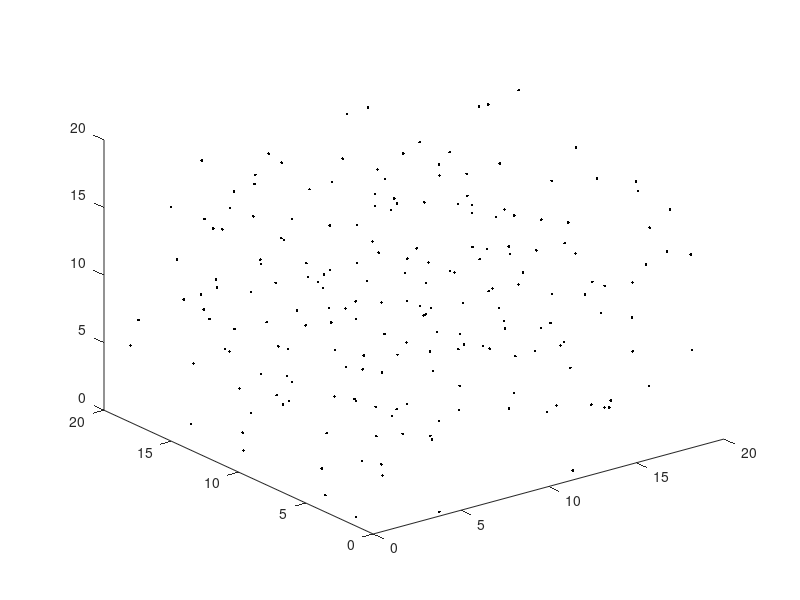
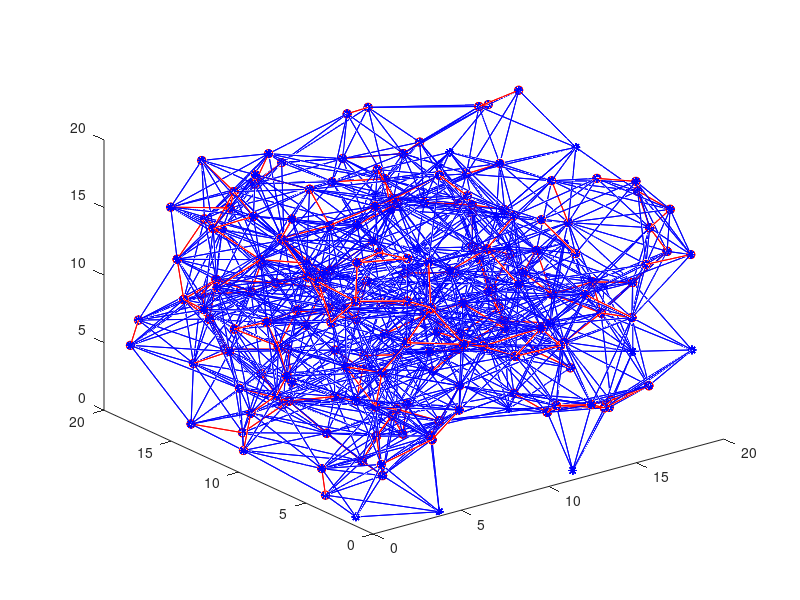

MATLAB code to generate these figures, in order:
%Problem 2

%defining parameters
n = 200; %n # random points.
L = 20;
%rmin = .7; r1=70; rmax = sqrt(2*L^2); %rmax is the maximum distance two adjcent vertices
xyz = rand(3,1)*L;
 
x = [xyz(1) zeros(1,n-1)];  y = [xyz(2) zeros(1,n-1)]; z = [xyz(2) zeros(1,n-1)];%initialize the random points
xx=x; yy=y;
%k = 1;

% %a:
% for i =2: n
%     xya = rand(2,1)*L;
%     xa = xya(1);
%     ya = xya(2);
%     xx(i) = xa;
%     yy(i) = ya;
% end
% figure(1)
% plot(xx,yy,'b.')
% 
% %b:
% tic
% while k < n
%     cen = rand(2,1)*L; %starting point(centers)
%     cx = cen(1);        % x component
%     cy = cen(2);        % y component
%     for j = 1:n
%         rm = rmax;
%         rmax = sqrt((x(j)-cx)^2+(y(j)-cy)^2);
%         rmax = min(rm,rmax);
%     end
%     if rmax > rmin
%         k = k+1;
%         x(k) = cx;
%         y(k) = cy;
%     end
%     rmax = rmin*r1;
% end
% toc
% figure(2)
% plot(x,y,'k.')

%c:
rmin = 2; 
rmax = L*sqrt(L);
k = 1;
while k < n
    cen = rand(3,1)*L;
    cx = cen(1);
    cy = cen(2);
    cz = cen(3);
    for j = 2:n
        rm = rmax;
        rmax = sqrt((x(j)-cx)^2+(y(j)-cy)^2+(z(j)-cz)^2);
        rmax = min(rm,rmax);
    end
    if rmax > rmin
        k = k+1;
        x(k) = cx;
        y(k) = cy;
        z(k) = cz;
    end
    rmax = rmin*L*sqrt(L);
end
 figure(3)
 plot3(x,y,z,'k.')
%x=sort(x);y=sort(y);z=sort(z);
%%% locate nearest neighbors
xa=x; ya=y; za=z;
rc = 3;
lenx = length(x);
ind = zeros(10,10);
adj=zeros(10,10); adj0=zeros(10,10);
nn = zeros(lenx,1); nn1=zeros(lenx,1);
for i = 1:lenx
    
    for j = 1:lenx
        rm= sqrt((x(i)-x(j))^2+(y(i)-y(j))^2+(z(i)-z(j))^2);
        if j ~= i && rm < rc
            nn(i) = nn(i)+1;
            ind(i, nn(i)) = j;
            adj(i,j)=1;
            figure(4)
            plot3([x(i) x(j)],[y(i) y(j)],[z(i) z(j)],'r-o')
            hold on
            %plot3([xa(i) xa(j)],[ya(i) ya(j)],[za(i) za(j)],'b-')

            
        else 
            adj(i,j)=0;
        end
        
    end
end
adj1=sparse(adj);

% Data =zeros( size(ind,1),size(ind,2)+2);
% Data(:,1) = 1:length(nn);
% Data(:,2) = nn;
% Data(:,3:end) = ind;
% colname = {};
% colname(1) = {'pnt ind'};
% colname(2) = {'#NN'};
% for j = 3:size(ind,2)+2
%     colname(j) = {'NN ind'};
% end
% f=figure('Name','Nearest Neighbors','NumberTitle','off','position',[100 100 800 500]);
% uit=uitable(f,'data',Data,'columnname',colname,'position',[30 3 700 470]);

%us
%2nd neighbor
ind1=zeros(10,10);
for i = 1:lenx
    for j = 1:lenx
        rm= sqrt((x(i)-x(j))^2+(y(i)-y(j))^2+(z(i)-z(j))^2);
        if j ~= i && rm > rc && rm < 2*rc
            nn1(i) = nn1(i)+1;
            ind1(i, nn1(i)) = j;
            adj0(i,j)=2;
            plot3([x(i) x(j)],[y(i) y(j)],[z(i) z(j)],'b-*')
            hold on
           
        else 
            adj0(i,j)=0;
        end
    end
end
% adj2=sparse(adj0);


%// Do the plot
% figure(4)
% cmap = jet; %// choose a colormap
% s = 1; %// dot size
% colormap(cmap); %// use it
% [ii, jj, Mnnz] = find(adj1); %// get nonzero values and its positions
% scatter(1,1,s,0) %// make sure the first color corresponds to 0 value.
% hold on
% scatter(ii,jj,s,Mnnz); %// do the actual plot of the nonzero values
% set(gca,'color',cmap(1,:)) %// set axis backgroud to first color
% colorbar %// show colorbar
% hold off
